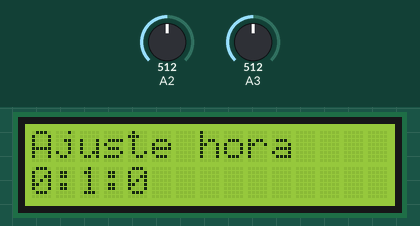
Bench run of a sketch on a simulated Arduino Uno, built with avr-gcc and run on an emulated ATmega328P. Shown: 15×2 character LCD. Inputs (shaded band) come from the test bench; at power-on: A2 = 512, A3 = 512. What the sketch prints to the serial monitor is not drawn.

Above: at 1.2 s.
1.3 s: A2 set to 0
At 4.4 s:
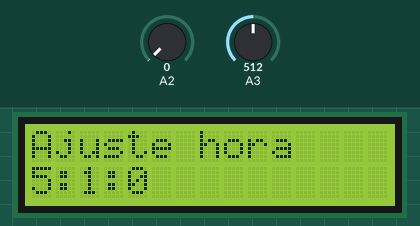
4.5 s: A3 set to 0
6.0 s: A3 set to 122
At 6.4 s:
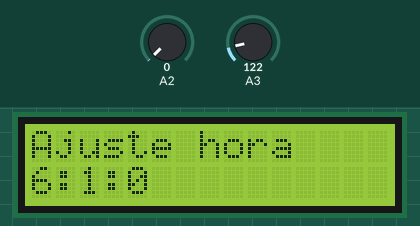
Timing chart, 0 to 9.0 s (numbered marks = the images above; inputs shaded):
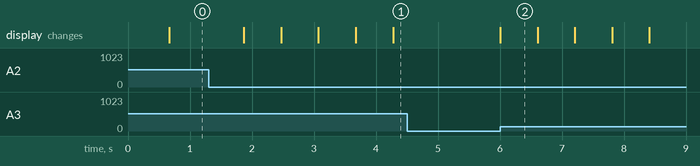

Measured:
- after the input at 1.3 s, the display: first differs from a run without the input after 1.2 s (image 1 shows a later state)
- after the input at 4.5 s, every drawn part: stays the same
- after the input at 6.0 s, the display: changes at once (image 2)
- what the display in image 2 shows lasts 0.6 s, from 6.0 s to 6.6 s

The sketch:

timer_fotometro.ino
```cpp
#include <LiquidCrystal.h>
#include <SD.h>
#include <Time.h>
LiquidCrystal lcd(9, 10, 6, 4, 3, 2);

//int button1 = A3
//int buttonok = A2
int asec = 0;
int amin = 0;
int ahour = 0;
int i=0;
void setup(){
  Serial.begin(9600);
  pinMode(A2,INPUT);
  lcd.clear();
  lcd.begin(15,2);
  lcd.print("Ajuste hora");
  lcd.setCursor(0,1);
  lcd.print(ahour);
  lcd.print(":");
  lcd.print(amin);
  lcd.print(":");
  lcd.print(asec);
  const int entrada=analogRead(A3);  //
  const int ok=analogRead(A2);

}

void loop(){
  while (i<3){
  int ok=analogRead(A2);    //Valor del pin A3 para boton
  int entrada=analogRead(A3);   //Valor del pin A2 para boton
  Serial.print(entrada);
    //inicializacion
    if (ok>0){
      i++;
      delay(600);
    }
    //segundero
    if (i==0){
    if (entrada>0){
    lcd.setCursor(4,1);
    asec++;
    if(asec==60){
    amin++;
    }
    lcd.print(asec);
    delay(600);
    lcd.print(asec);
    }
    }

    //minutero
    if (i==1){
    if (entrada>0){
    lcd.setCursor(2,1);
    amin++;
    if(amin==60){
    ahour++;
    }
    lcd.print(amin);
    lcd.print(":");
    lcd.print(asec);
    delay(600);
    }
    }
    //horario
    if (i==2){
    if (entrada>0){
    lcd.setCursor(0,1);
    ahour++;
    if(ahour==25){
    ahour=0;
    }
    lcd.print(ahour);
    lcd.print(":");
    lcd.print(amin);
    lcd.print(":");
    lcd.print(asec);
    delay(600);
    }
    }


  }

}
```
